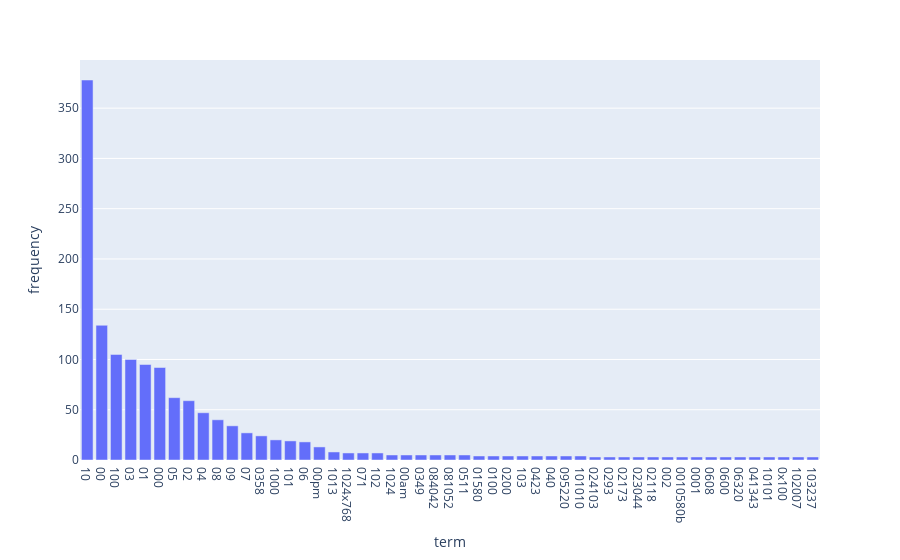

Notebook source saved alongside this figure:
### Markdown cell above
### >>> **Exercise 14 (take home):** 
Additionally, you can attempt to sort the terms on the `x-axis` by frequency instead of in alphabetical order. This way the visualization is more meaninfgul and you will be able to observe the so called [long tail](https://en.wikipedia.org/wiki/Long_tail) (get familiar with this term since it will appear a lot in data mining and other statistics courses). see picture below

![alt txt](https://upload.wikimedia.org/wikipedia/commons/thumb/8/8a/Long_tail.svg/1000px-Long_tail.svg.png)

### Code cell
# Answer here
sorted_df = smaller_df.sort_values(by="frequency", ascending=False)
fig = px.bar(sorted_df, x="term", y="frequency")
fig.show()

### Figure 1 — Plotly figure (JSON) as saved in the notebook; plotly's stock layout.template omitted (floating-point values rounded to 4 significant figures)
{"data": [{"hovertemplate": "term=%{x}<br>frequency=%{y}<extra></extra>", "legendgroup": "", "marker": {"color": "#636efa", "pattern": {"shape": ""}}, "name": "", "orientation": "v", "showlegend": false, "textposition": "auto", "type": "bar", "x": ["10", "00", "100", "03", "01", "000", "05", "02", "04", "08", "09", "07", "0358", "1000", "101", "06", "00pm", "1013", "1024x768", "071", "102", "1024", "00am", "0349", "084042", "081052", "0511", "01580", "0100", "0200", "103", "0423", "040", "095220", "101010", "024103", "0293", "02173", "023044", "02118", "002", "0010580b", "0001", "0608", "0600", "06320", "041343", "10101", "0x100", "102007", "103237"], "xaxis": "x", "y": [378, 134, 105, 100, 95, 92, 62, 59, 47, 40, 34, 27, 24, 20, 19, 18, 13, 8, 7, 7, 7, 5, 5, 5, 5, 5, 5, 4, 4, 4, 4, 4, 4, 4, 4, 3, 3, 3, 3, 3, 3, 3, 3, 3, 3, 3, 3, 3, 3, 3, 3], "yaxis": "y"}], "layout": {"barmode": "relative", "legend": {"tracegroupgap": 0}, "margin": {"t": 60}, "xaxis": {"anchor": "y", "domain": [0, 1], "title": {"text": "term"}}, "yaxis": {"anchor": "x", "domain": [0, 1], "title": {"text": "frequency"}}}}
